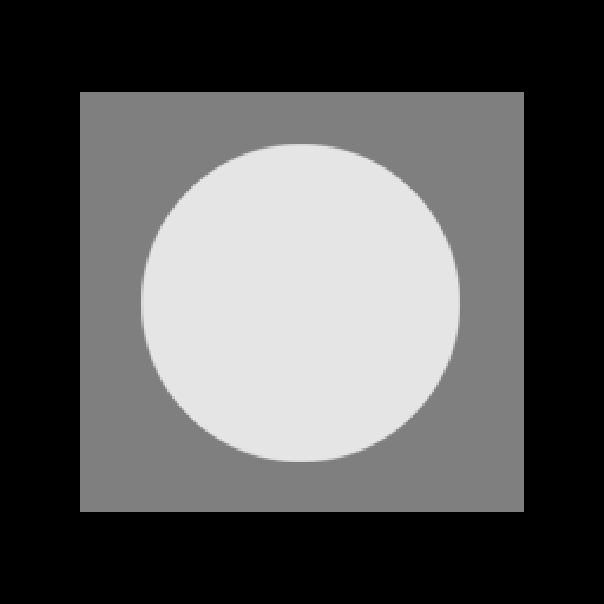
#> input picture images/test-pattern.bmp, 604 x 604 px
$ python 05-01.py
#> lines starting #> are read from the running program, lines starting #| are printed output that depends on the picture
### projects/Project 05-01/histogram.py
"""
Copyright (C) 2025 Fu Tszkok

:module: histogram
:function: The function package from Project 03-02 Histogram Equalization
:author: Fu Tszkok
:date: 2025-01-28
:license: AGPLv3 + Additional Restrictions (Non-Commercial Use)

This code is licensed under GNU Affero General Public License v3 (AGPLv3) with additional terms.
- Commercial use prohibited (including but not limited to sale, integration into commercial products)
- Academic use requires clear attribution in code comments or documentation

Full AGPLv3 text available in LICENSE file or at <https://www.gnu.org/licenses/agpl-3.0.html>
"""

import copy

import matplotlib.pyplot as plt
import numpy as np


def histogram(image):
    """Calculates the histogram of a grayscale image.
    :param image: Input grayscale image (NumPy array).
    :return: A tuple containing the counts of each grayscale level and the levels themselves.
    """
    x = [i for i in range(256)]  # Create a list of grayscale levels from 0 to 255.
    count = np.zeros(256)  # Initialize an array to store the counts of each level.
    for i in range(256):
        count[i] = np.sum(image == i)  # Count the number of pixels with value 'i'.
    return count, x


# [36 lines left out: function equalization, not called in this run]

### projects/Project 05-01/05-01.py
"""
Copyright (C) 2025 Fu Tszkok

:module: Project 05-01
:function: Noise Generators [Multiple Uses]
:author: Fu Tszkok
:date: 2025-02-06
:license: AGPLv3 + Additional Restrictions (Non-Commercial Use)

This code is licensed under GNU Affero General Public License v3 (AGPLv3) with additional terms.
- Commercial use prohibited (including but not limited to sale, integration into commercial products)
- Academic use requires clear attribution in code comments or documentation

Full AGPLv3 text available in LICENSE file or at <https://www.gnu.org/licenses/agpl-3.0.html>
"""

import histogram
import cv2 as cv
import numpy as np
import matplotlib.pyplot as plt


def gaussian(image, mean=0, std=0.05):
    """Adds Gaussian (random) noise to a grayscale image.
    :param image: Input grayscale image (NumPy array).
    :param mean: The mean of the Gaussian distribution.
    :param std: The standard deviation of the Gaussian distribution.
    :return: The image with Gaussian noise applied.
    """
    # Generate random Gaussian noise with the specified mean and standard deviation.
    gaussian_noise = np.random.normal(mean, std, image.shape)
    # Add the noise to the image, scaling it to the [0, 255] range.
    noisy_image = np.array(image, dtype=float) + gaussian_noise * 255
    # Clip pixel values to ensure they remain within the valid range [0, 255].
    noisy_image = np.clip(noisy_image, 0, 255)
    # Convert the image back to an unsigned 8-bit integer format.
    noisy_image = noisy_image.astype(np.uint8)
    return noisy_image


def salt_pepper(image, salt=0.05, pepper=0.05):
    """Adds Salt-and-Pepper (impulsive) noise to a grayscale image.
    :param image: Input grayscale image (NumPy array).
    :param salt: The proportion of pixels to be corrupted with salt noise.
    :param pepper: The proportion of pixels to be corrupted with pepper noise.
    :return: The image with salt-and-pepper noise applied.
    """
    noisy_image = image.copy()
    total_pixels = image.size

    # Add salt noise (white pixels).
    num_salt = int(total_pixels * salt)
    salt_coords = [np.random.randint(0, i - 1, num_salt) for i in image.shape]
    noisy_image[tuple(salt_coords)] = 255

    # Add pepper noise (black pixels).
    num_pepper = int(total_pixels * pepper)
    pepper_coords = [np.random.randint(0, i - 1, num_pepper) for i in image.shape]
    noisy_image[tuple(pepper_coords)] = 0

    return noisy_image


# Load the image and display the original.
image = cv.imread('../../images/test-pattern.bmp', cv.IMREAD_GRAYSCALE)
#> image is the input picture: shape (604, 604); min 0, max 229, mean 87.2
plt.axis('off')
plt.imshow(image, cmap='gray')
plt.title('Original Image')
plt.show()

# Calculate and display the histogram of the original image.
count, x = histogram.histogram(image)
#> after the loop in histogram, `for i in range(256):`: count = 256 values, max 178336 at index 0, min 0 at index 1, mean 1425.1
#> x = 256 values from 0 to 255
plt.bar(x, count)
plt.title('Histogram of Original Image')
plt.show()
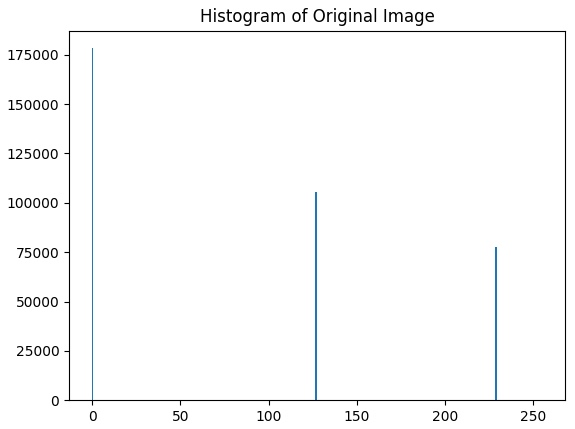
#> figure drawn by matplotlib, 1 panel; tallest bar 178336 high, from x = -0.4 to 0.4

# Apply Gaussian noise and display the noisy image and its histogram.
image_gaussian = gaussian(image)
#> in gaussian, `noisy_image = np.array(image, dtype=float) + gaussian_noise * 255`:
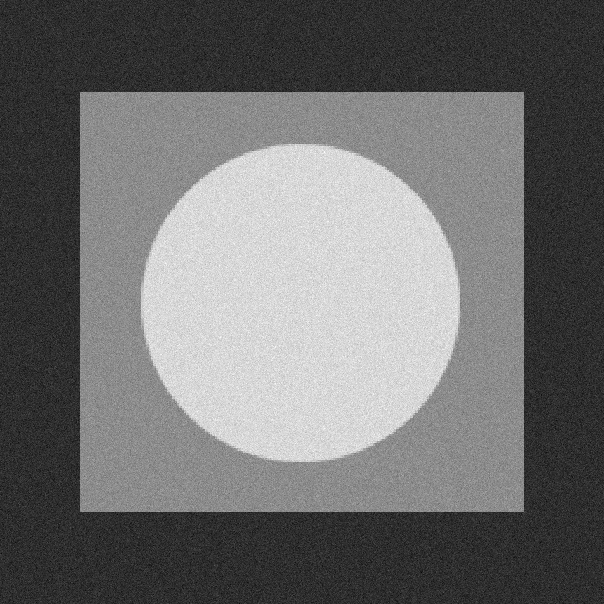
#> noisy_image: shape (604, 604) float64; min -61.86, max 281.3, mean 87.2; drawn with min black and max white
plt.axis('off')
plt.imshow(image_gaussian, cmap='gray')
plt.title('Gaussian Noise Image')
plt.show()

count_gaussian, x_gaussian = histogram.histogram(image_gaussian)
#> count_gaussian = 256 values, max 94683 at index 0, min 0 at index 50, mean 1425.1; x_gaussian = 256 values from 0 to 255
plt.bar(x_gaussian, count_gaussian)
plt.title('Histogram of Gaussian Noise Image')
plt.show()
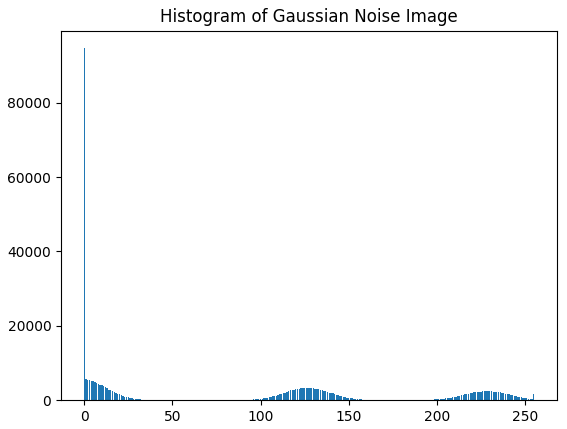
#> figure drawn by matplotlib, 1 panel; tallest bar 94683 high, from x = -0.4 to 0.4

# Apply Salt-and-Pepper noise and display the noisy image and its histogram.
image_salt_pepper = salt_pepper(image)
#> in salt_pepper, `noisy_image[tuple(pepper_coords)] = 0`:
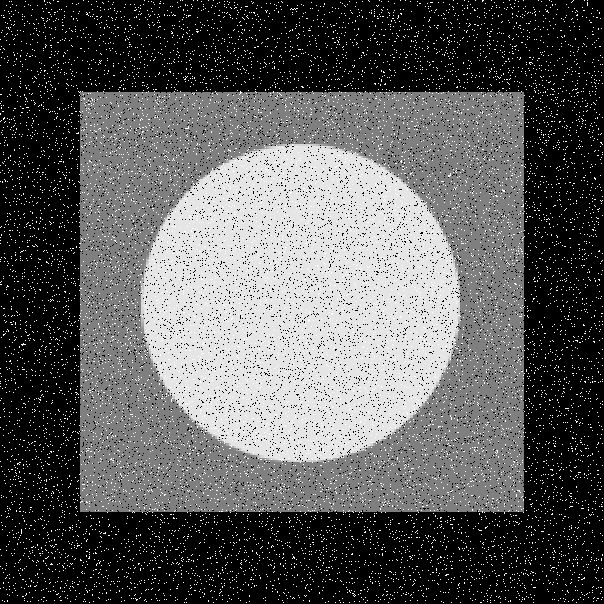
#> noisy_image: shape (604, 604); min 0, max 255, mean 90.6
plt.axis('off')
plt.imshow(image_salt_pepper, cmap='gray')
plt.title('Salt Pepper Noise Image')
plt.show()

count_salt_pepper, x_salt_pepper = histogram.histogram(image_salt_pepper)
#> count_salt_pepper = 256 values, max 179332 at index 0, min 0 at index 1, mean 1425.1; x_salt_pepper = 256 values from 0 to 255
plt.bar(x_salt_pepper, count_salt_pepper)
plt.title('Histogram of Salt Pepper Noise Image')
plt.show()
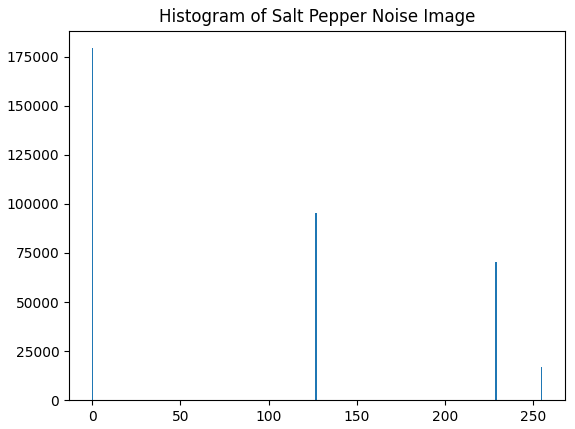
#> figure drawn by matplotlib, 1 panel; tallest bar 179332 high, from x = -0.4 to 0.4
